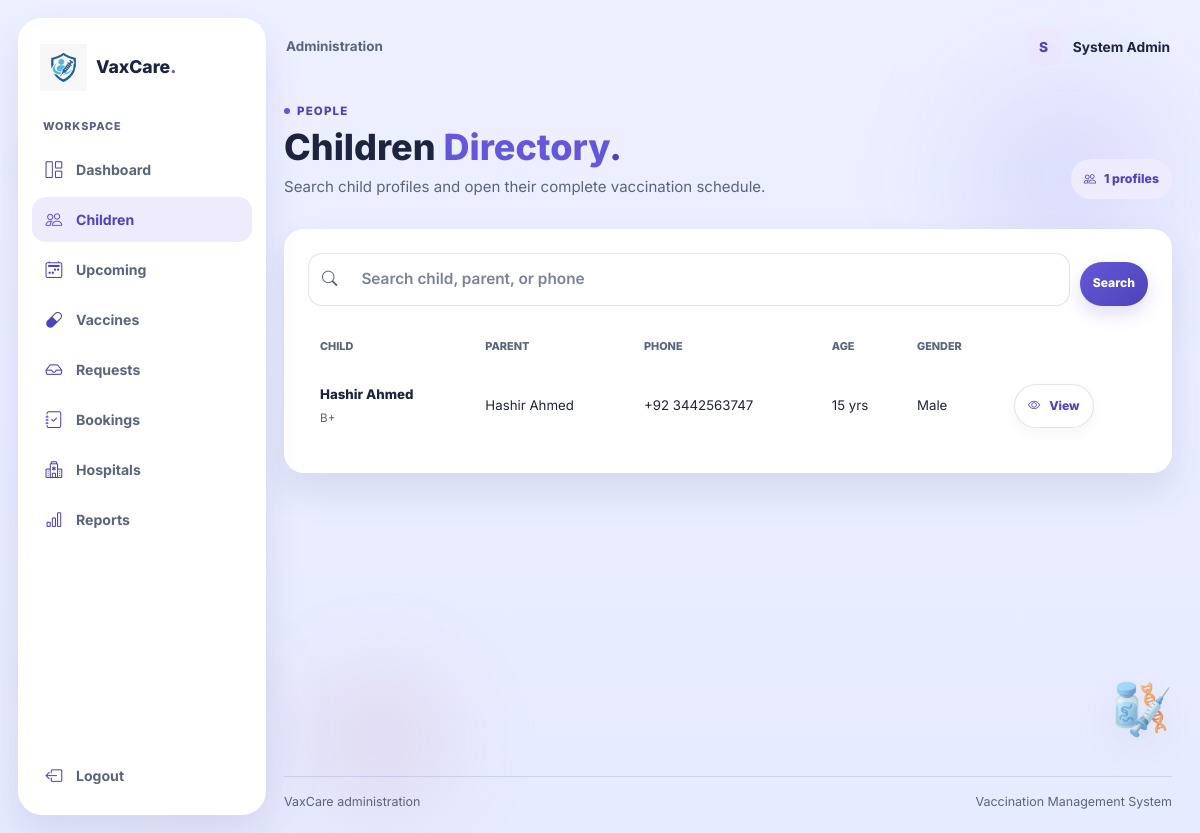
The app's page /admin/children.php (signed in) with its own data.
### tables this page shows
CREATE TABLE `users` (
  `id` int(11) NOT NULL,
  `name` varchar(150) NOT NULL,
  `email` varchar(150) NOT NULL,
  `password` varchar(255) NOT NULL,
  `role` enum('admin','parent','hospital') NOT NULL,
  `status` enum('active','pending','blocked') NOT NULL DEFAULT 'active',
  `created_at` datetime NOT NULL DEFAULT current_timestamp()
);

CREATE TABLE `children` (
  `id` int(11) NOT NULL,
  `parent_id` int(11) NOT NULL,
  `name` varchar(150) NOT NULL,
  `dob` date NOT NULL,
  `gender` enum('male','female','other') NOT NULL,
  `blood_group` varchar(3) DEFAULT NULL,
  `created_at` datetime NOT NULL DEFAULT current_timestamp()
);

CREATE TABLE `parents` (
  `id` int(11) NOT NULL,
  `user_id` int(11) NOT NULL,
  `phone` varchar(20) NOT NULL,
  `address` varchar(255) NOT NULL,
  `city` varchar(100) NOT NULL
);

### config.php (called while the page is built, shortened)
<?php
function appUrl(string $path = ''): string
{
    $scriptDirectory = dirname(str_replace('\\', '/', $_SERVER['SCRIPT_NAME'] ?? '/'));
    if (in_array(basename($scriptDirectory), ['admin', 'parent', 'hospital', 'actions'], true)) {
        $scriptDirectory = dirname($scriptDirectory);
    }
    $basePath = $scriptDirectory === '/' || $scriptDirectory === '.' ? '' : rtrim($scriptDirectory, '/');
    return $basePath . '/' . ltrim($path, '/');
}

### includes/auth.php (called while the page is built, shortened)
<?php
function e(mixed $value): string
{
    return htmlspecialchars((string) $value, ENT_QUOTES | ENT_SUBSTITUTE, 'UTF-8');
}

### includes/admin_helpers.php (called while the page is built, shortened)
<?php
function admin_display_name(PDO $pdo, int $userId): string
{
    $stmt = $pdo->prepare('SELECT name FROM users WHERE id = :id AND role = \'admin\' LIMIT 1');
    $stmt->execute(['id' => $userId]);
    $name = $stmt->fetchColumn();
    return is_string($name) && $name !== '' ? $name : 'Administrator';
}

### admin/children.php (the view, shortened to what this page needs)
<?php
require_once __DIR__ . '/../includes/auth.php';
require_once __DIR__ . '/../includes/admin_helpers.php';
$activeAdminPage = 'children';
$search = trim((string) ($_GET['q'] ?? ''));
$page = max(1, (int) ($_GET['page'] ?? 1));
$perPage = 12;
$where = $search === '' ? '' : ' WHERE c.name LIKE :child_search OR pu.name LIKE :parent_search OR p.phone LIKE :phone_search';
$countStmt = $pdo->prepare('SELECT COUNT(*) FROM children c INNER JOIN parents p ON p.id = c.parent_id INNER JOIN users pu ON pu.id = p.user_id' . $where);
if ($search !== '') $countStmt->execute(['child_search' => '%' . $search . '%', 'parent_search' => '%' . $search . '%', 'phone_search' => '%' . $search . '%']); else $countStmt->execute();
$total = (int) $countStmt->fetchColumn();
$pages = max(1, (int) ceil($total / $perPage));
$page = min($page, $pages);
$childrenStmt = $pdo->prepare(
    'SELECT c.id AS child_id, c.name, c.dob, c.gender, c.blood_group, pu.name AS parent_name, p.phone
     FROM children c INNER JOIN parents p ON p.id = c.parent_id INNER JOIN users pu ON pu.id = p.user_id' . $where .
    ' ORDER BY c.name LIMIT :limit OFFSET :offset'
);
$childrenStmt->bindValue(':limit', $perPage, PDO::PARAM_INT);
$childrenStmt->bindValue(':offset', ($page - 1) * $perPage, PDO::PARAM_INT);
$childrenStmt->execute();
$children = $childrenStmt->fetchAll();
require __DIR__ . '/../includes/admin_layout_start.php';
?>
<section class="admin-heading"><div><span class="admin-eyebrow">People</span><h1>Children <span class="highlight">Directory</span><span class="highlight alt">.</span></h1><p>Search child profiles and open their complete vaccination schedule.</p></div><span class="admin-total-chip"><i class="bi bi-people" aria-hidden="true"></i><?= number_format($total) ?> profiles</span></section>
<section class="admin-panel">
    <form class="admin-toolbar" method="get" role="search"><label class="admin-search"><i class="bi bi-search" aria-hidden="true"></i><input type="search" name="q" value="<?= e($search) ?>" placeholder="Search child, parent, or phone" aria-label="Search child directory"></label><button class="btn btn-primary btn-small" type="submit">Search</button><?php if ($search !== ''): ?><a class="btn btn-secondary btn-small" href="<?= e(appUrl('admin/children.php')) ?>">Clear</a><?php endif; ?></form>
    <div class="table-responsive"><table class="admin-table"><thead><tr><th>Child</th><th>Parent</th><th>Phone</th><th>Age</th><th>Gender</th><th></th></tr></thead><tbody>
        <?php foreach ($children as $child): $age = (new DateTimeImmutable($child['dob']))->diff(new DateTimeImmutable('today')); $ageLabel = $age->y > 0 ? $age->y . ' yr' . ($age->y === 1 ? '' : 's') : $age->m . ' mo' . ($age->m === 1 ? '' : 's'); ?>
            <tr><td><strong><?= e($child['name']) ?></strong><span class="table-subline"><?= e($child['blood_group'] ?: 'Blood group not set') ?></span></td><td><?= e($child['parent_name']) ?></td><td><?= e($child['phone']) ?></td><td><?= e($ageLabel) ?></td><td><?= e(ucfirst($child['gender'])) ?></td><td><a class="btn btn-secondary btn-small" href="<?= e(appUrl('admin/child_view.php')) ?>?id=<?= (int) $child['child_id'] ?>"><i class="bi bi-eye me-1" aria-hidden="true"></i>View</a></td></tr>
        <?php endforeach; ?>
    </tbody></table></div>
</section>
<?php require __DIR__ . '/../includes/admin_layout_end.php'; ?>

### includes/admin_layout_start.php (shortened to what this page needs)
<?php
$activeAdminPage = $activeAdminPage ?? '';
$adminName = admin_display_name($pdo, (int) $_SESSION['user_id']);
$adminInitial = mb_strtoupper(mb_substr($adminName, 0, 1, 'UTF-8'), 'UTF-8');
$adminNavigation = [
    'dashboard' => ['Dashboard', 'dashboard.php', 'bi-grid-1x2'],
    'children' => ['Children', 'children.php', 'bi-people'],
    'upcoming' => ['Upcoming', 'upcoming.php', 'bi-calendar2-week'],
    'vaccines' => ['Vaccines', 'vaccines.php', 'bi-capsule'],
    'requests' => ['Requests', 'requests.php', 'bi-inbox'],
    'bookings' => ['Bookings', 'bookings.php', 'bi-journal-check'],
    'hospitals' => ['Hospitals', 'hospitals.php', 'bi-hospital'],
    'reports' => ['Reports', 'reports.php', 'bi-bar-chart'],
];
?>
<!DOCTYPE html>
<html lang="en">
<head>
    <link href="https://cdn.jsdelivr.net/npm/bootstrap@5.3.3/dist/css/bootstrap.min.css" rel="stylesheet">
    <link href="https://cdn.jsdelivr.net/npm/bootstrap-icons@1.11.3/font/bootstrap-icons.min.css" rel="stylesheet">
    <link rel="stylesheet" href="<?= e(appUrl('assets/css/style.css') . '?v=' . filemtime(__DIR__ . '/../assets/css/style.css')) ?>">
    <link rel="stylesheet" href="<?= e(appUrl('assets/css/admin.css') . '?v=' . filemtime(__DIR__ . '/../assets/css/admin.css')) ?>">
</head>
<body class="admin-app">
    <?php require __DIR__ . '/medical_decorations.php'; ?>
    <aside class="admin-sidebar" data-admin-sidebar aria-label="Administrator navigation">
        <a class="admin-brand" href="<?= e(appUrl('admin/dashboard.php')) ?>" aria-label="VaxCare admin dashboard">
            <img class="brand-logo" src="<?= e(appUrl('VaxCare Logo.png')) ?>" alt="VaxCare">
            <span>VaxCare<span class="admin-brand-dot">.</span></span>
        </a>
        <nav class="admin-nav">
            <span class="admin-nav-label">Workspace</span>
            <?php foreach ($adminNavigation as $key => [$label, $path, $icon]): ?>
                <a class="admin-nav-link<?= $activeAdminPage === $key ? ' is-active' : '' ?>" href="<?= e(appUrl('admin/' . $path)) ?>"<?= $activeAdminPage === $key ? ' aria-current="page"' : '' ?>>
                    <i class="bi <?= e($icon) ?>" aria-hidden="true"></i><span><?= e($label) ?></span>
                </a>
            <?php endforeach; ?>
        </nav>
        <a class="admin-nav-link admin-logout" href="<?= e(appUrl('actions/logout.php')) ?>">
            <i class="bi bi-box-arrow-left" aria-hidden="true"></i><span>Logout</span>
        </a>
    </aside>
    <div class="admin-shell">
        <header class="admin-topbar">
            <span class="admin-topbar-caption">Administration</span>
            <div class="admin-user"><span class="admin-avatar" aria-hidden="true"><?= e($adminInitial) ?></span><span><?= e($adminName) ?></span></div>
        </header>
        <main class="admin-main container-fluid">

### assets/css/style.css (style rules this page uses)
:root { --page-bg: #edf0ff; --page-bg-deep: #e7ebff; --panel: rgba(255, 255, 255, 0.72); --panel-strong: #ffffff; --soft: #f4f3ff; --purple: #6557d9; --purple-dark: #4e43b8; --purple-soft: #efebff; --text: #1f2437; --heading: #1d2440; --muted: #5a647d; --line: rgba(88, 101, 170, 0.18); --shadow: 0 18px 36px rgba(63, 68, 122, 0.12); --shadow-lift: 0 24px 48px rgba(49, 54, 112, 0.18); --orange: #f8cfaf; --orange-deep: #7a4a12; --green: #cfeee0; --green-deep: #1f6b4d; --white: #ffffff; --pink: #f6d7e4; --pink-deep: #9c3764; --danger-soft: #f9d9dc; --danger-deep: #ac1d2d; }
* { box-sizing: border-box; }
html { scroll-behavior: smooth; }
body { margin: 0; min-height: 100vh; display: flex; flex-direction: column; font-family: 'Inter', sans-serif; background: linear-gradient(180deg, var(--page-bg) 0%, var(--page-bg-deep) 100%); color: var(--text); line-height: 1.6; }
body::before, body::after { content: ""; position: fixed; width: 22px; height: 22px; border-radius: 50%; background: rgba(100, 196, 145, 0.8); filter: blur(0.4px); z-index: 0; pointer-events: none; }
body::before { right: 60px; top: 200px; }
body::after { left: 84px; bottom: 220px; background: rgba(102, 111, 224, 0.8); }
main, .site-footer, .hospital-footer { position: relative; z-index: 1; }
a { color: inherit; text-decoration: none; }
img { max-width: 100%; }
button, input, select { font: inherit; }
.brand-logo { display: block; height: 88px; width: auto; max-width: 260px; object-fit: contain; filter: none; background: transparent; border-radius: 0; box-shadow: none; }
.btn { display: inline-flex; align-items: center; justify-content: center; border: 0; cursor: pointer; transition: transform 0.2s ease, box-shadow 0.2s ease; font-weight: 700; }
.nav-link, .btn, .search-panel, .feature-card, .auth-card, .hero-copy h1, .hero-copy p { animation: fadeUp 0.55s cubic-bezier(0.2, 0.8, 0.2, 1) both; }
.btn-primary { min-height: 52px; padding: 0 28px; border-radius: 16px; background: linear-gradient(135deg, var(--purple) 0%, #7b72e8 100%); color: var(--white); box-shadow: 0 10px 18px rgba(103, 82, 217, 0.25); animation: pulseHover 2s ease-in-out infinite; }
.highlight { color: var(--purple); }
.highlight.alt { color: var(--purple-dark); }
label { color: var(--heading); font-size: 0.96rem; font-weight: 600; }
input, textarea, button { font: inherit; }
input, textarea { width: 100%; border: 1px solid rgba(127, 134, 180, 0.26); border-radius: 14px; background: rgba(255, 255, 255, 0.8); color: var(--text); padding: 13px 14px; transition: border-color 0.2s ease, box-shadow 0.2s ease; }
input::placeholder, textarea::placeholder { color: #7b8199; }
.btn-primary { background: linear-gradient(135deg, var(--purple) 0%, var(--purple-dark) 100%); transition: transform .2s ease, box-shadow .2s ease, filter .2s ease; }
.nav-link, .nav-toggle, .btn, .toggle-password { min-height: 44px; min-width: 44px; }
body.admin-app::before, body.hospital-app::before, body.parent-app::before { width: 196px; height: 196px; background: rgba(101, 87, 217, .12); filter: blur(58px); }
body.admin-app::before { top: 10vh; right: 3vw; box-shadow: -72vw 68vh 0 -58px rgba(156, 55, 100, .1); }
body.admin-app::after, body.hospital-app::after, body.parent-app::after { width: 138px; height: 138px; filter: blur(46px); }
body.admin-app::after { left: 26vw; bottom: 3vh; background: rgba(156, 55, 100, .1); }

### records on screen
users: name "S", name "System Admin"
children: name "Hashir Ahmed", blood_group "B+", users.name "Hashir Ahmed", parent.phone "+92 3442563747", dob "15 yrs", gender "Male"

### other values on screen
$label "Dashboard"
$label "Children"
$label "Upcoming"
$label "Vaccines"
$label "Requests"
$label "Bookings"
$label "Hospitals"
$label "Reports"
$total "1"
